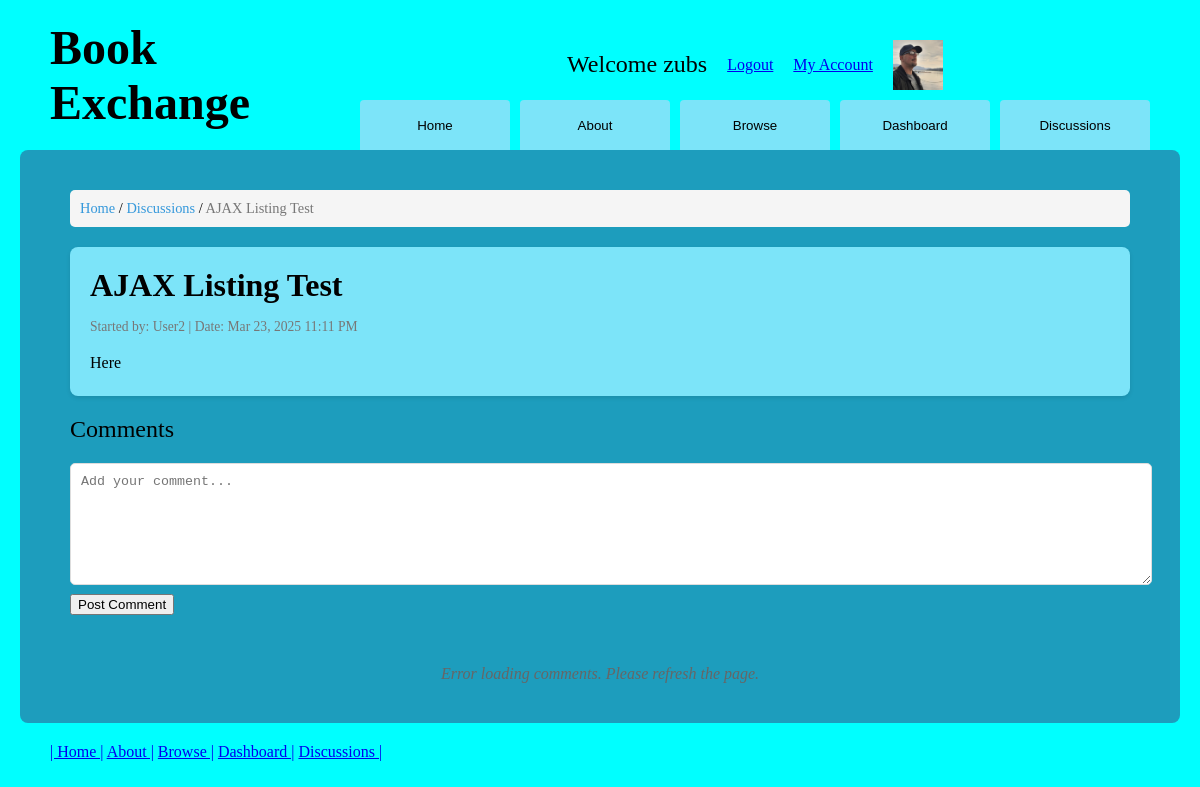
Screenshot of /thread.php?id=3 (signed in) with the database file from the repository.
### tables this page shows
CREATE TABLE `threads` (
  `thread_id` int(11) NOT NULL,
  `title` varchar(100) NOT NULL,
  `username` varchar(25) NOT NULL,
  `book_id` int(11) DEFAULT NULL,
  `content` text NOT NULL,
  `created_at` timestamp NOT NULL DEFAULT current_timestamp(),
  `updated_at` timestamp NOT NULL DEFAULT current_timestamp() ON UPDATE current_timestamp()
);

### thread.php (the view, shortened to what this page needs)
<!DOCTYPE html>
<html lang="en">
<head>
    <link rel="stylesheet" href="css/stylesheet.css">
</head>
<body>
    <header>
        <h1>Book Exchange</h1>
        <div class="header-rightside">
            <?php if (isset($_SESSION['username'])): ?>
                <nav class="header-nav-top">
                    <?php echo "<h3>Welcome ".$_SESSION['username']."</h3>"; ?>
                    <a href="logout.php">Logout</a>
                    <a href="myaccount.php">My Account</a>
                    <?php echo '<img class="header-profilepic" src="'.$_SESSION['profilepic'].'">'; ?>
                </nav>
            <?php endif; ?>
            <nav class="header-nav-bottom">
                <a href="home.php"><button>Home</button></a>
                <a href="about.php"><button>About</button></a>
                <a href="browse.php"><button>Browse</button></a>
                <a href="dashboard.php"><button>Dashboard</button></a>
                <a href="threads.php"><button>Discussions</button></a>
            </nav>
        </div>
    </header>
    <?php
    $thread_id = $_GET['id'];
    $thread = null;
    $threadAuthor = null;
    try {
        $pdo = new PDO(DBCONNSTRING, DBUSER, DBPASS);
        $pdo->setAttribute(PDO::ATTR_ERRMODE, PDO::ERRMODE_EXCEPTION);
        $sql = "SELECT * FROM threads WHERE thread_id = :thread_id";
        $stmt = $pdo->prepare($sql);
        $stmt->bindParam(':thread_id', $thread_id, PDO::PARAM_INT);
        $stmt->execute();
        $thread = $stmt->fetch(PDO::FETCH_ASSOC);
        $threadAuthor = $thread['username'];
    } catch(PDOException $e) {
        echo '<p>Error: ' . $e->getMessage() . '</p>';
        exit;
    }
    ?>
    <div class="main-container">
        <div class="breadcrumb">
            <a href="home.php">Home</a> /
            <a href="threads.php">Discussions</a> /
            <span><?php echo htmlspecialchars($thread['title']); ?></span>
        </div>
        <div class="thread-detail">
            <h2><?php echo htmlspecialchars($thread['title']); ?></h2>
            <p class="thread-meta">
                Started by: <?php echo htmlspecialchars($threadAuthor); ?> |
                Date: <?php echo date('M j, Y g:i A', strtotime($thread['created_at'])); ?>
            </p>
            <div class="thread-content">
                <?php echo nl2br(htmlspecialchars($thread['content'])); ?>
            </div>
        </div>
        <h3>Comments</h3>
        <?php if (isset($_SESSION['username'])): ?>
            <div class="comment-form">
                <form id="add-comment-form" method="post">
                    <div class="form-group">
                        <textarea id="comment-content" name="content" placeholder="Add your comment..." required></textarea>
                    </div>
                    <div class="form-buttons">
                        <button type="submit" class="submit">Post Comment</button>
                    </div>
                </form>
            </div>
        <?php else: ?>
            <p><a href="login.php">Login</a> to post comments.</p>
        <?php endif; ?>
        <div id="comments-container">
            <div class="loading-comments">Loading comments...</div>
        </div>
    </div>
    <footer>
        <nav>
            <a href="home.php">| Home |</a>
            <a href="about.php"> About |</a>
            <a href="browse.php"> Browse |</a>
            <a href="dashboard.php"> Dashboard |</a>
            <a href="threads.php"> Discussions |</a>
        </nav>
    </footer>
</body>
</html>

### css/stylesheet.css (style rules this page uses)
html, body, header, footer, hgroup, nav, article, section, figure, figcaption, h1, h2, h3, ul, li, body, div, p, img { margin: 0; padding: 0; font-size: 100%; vertical-align: baseline; border: 0; }
body { background-color: aqua; }
.header-profilepic { width: 50px; max-height: 75px; }
.header-rightside { display: flex; flex-direction: column; align-items: center; }
.header-nav-top { display: flex; justify-content: center; align-items: center; gap: 20px; }
footer { padding: 20px 50px; }
h1 { font-size: 3em; }
h2 { font-size: 2em; }
h3 { font-size: 1.5em; font-weight: normal; }
.breadcrumb { margin: 20px 0; padding: 10px; background-color: #f0f0f0; border-radius: 5px; }
.breadcrumb a { color: #333; text-decoration: none; }
.thread-meta { color: #666; font-size: 0.9em; margin: 5px 0; }
.thread-detail { padding: 20px; margin-bottom: 20px; background-color: rgb(124, 228, 249); border-radius: 8px; box-shadow: 0 2px 4px rgba(0, 0, 0, 0.1); }
.thread-content { margin-top: 15px; line-height: 1.6; }
.comment-form { margin: 20px 0; }
.comment-form textarea { width: 100%; min-height: 100px; padding: 10px; border-radius: 5px; border: 1px solid #ccc; resize: vertical; }
.loading-comments { text-align: center; padding: 20px; color: #666; font-style: italic; }
#comments-container { margin-top: 20px; }
.comment-form { margin-bottom: 30px; }
#comment-content { width: 100%; min-height: 100px; padding: 10px; border: 1px solid #ddd; border-radius: 5px; resize: vertical; }
.thread-meta { font-size: 0.85em; color: #777; margin-bottom: 10px; }
.breadcrumb { margin-bottom: 20px; padding: 10px; background-color: #f5f5f5; border-radius: 5px; font-size: 0.9em; }
.breadcrumb a { color: #3498db; text-decoration: none; }
.breadcrumb span { color: #777; }

### rows the page displays
threads: title "AJAX Listing Test", username "User2", created_at "Mar 23, 2025 11:11 PM", content "Here"

### other values shown
$_SESSION['username'] "zubs"
